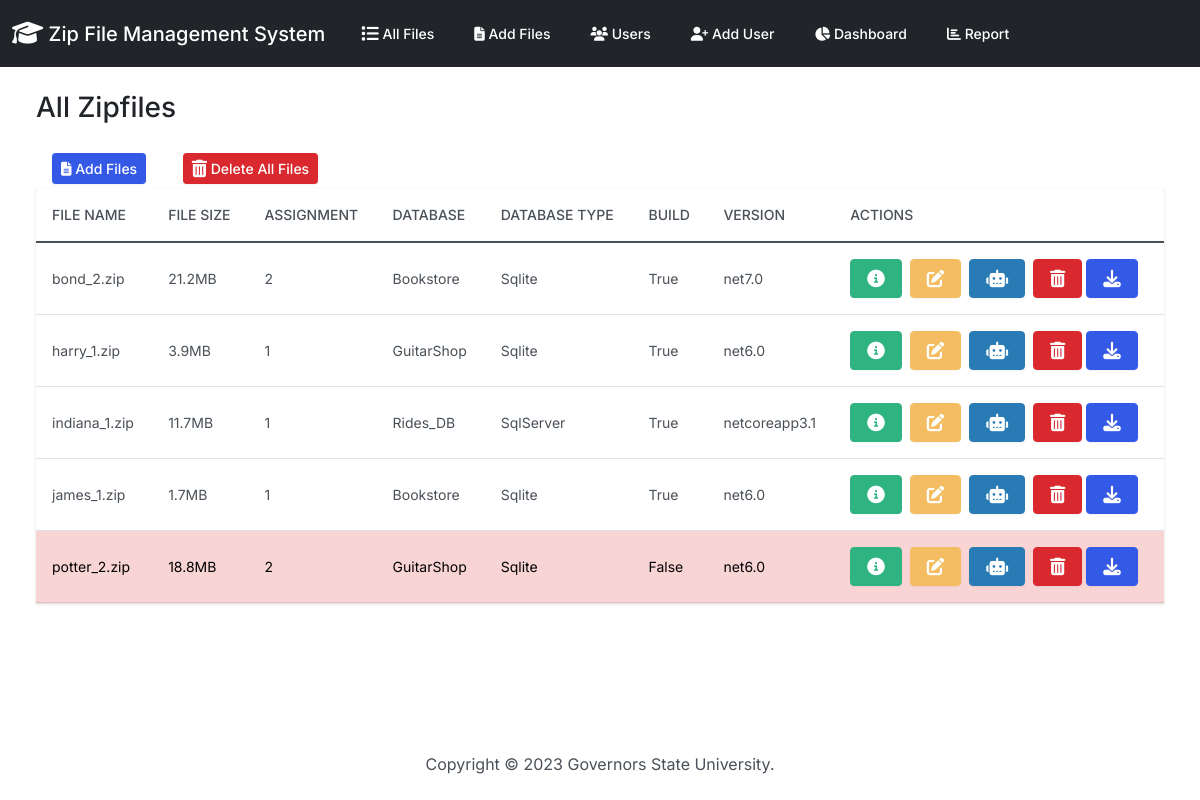
/, run on an earlier commit of the app's database.
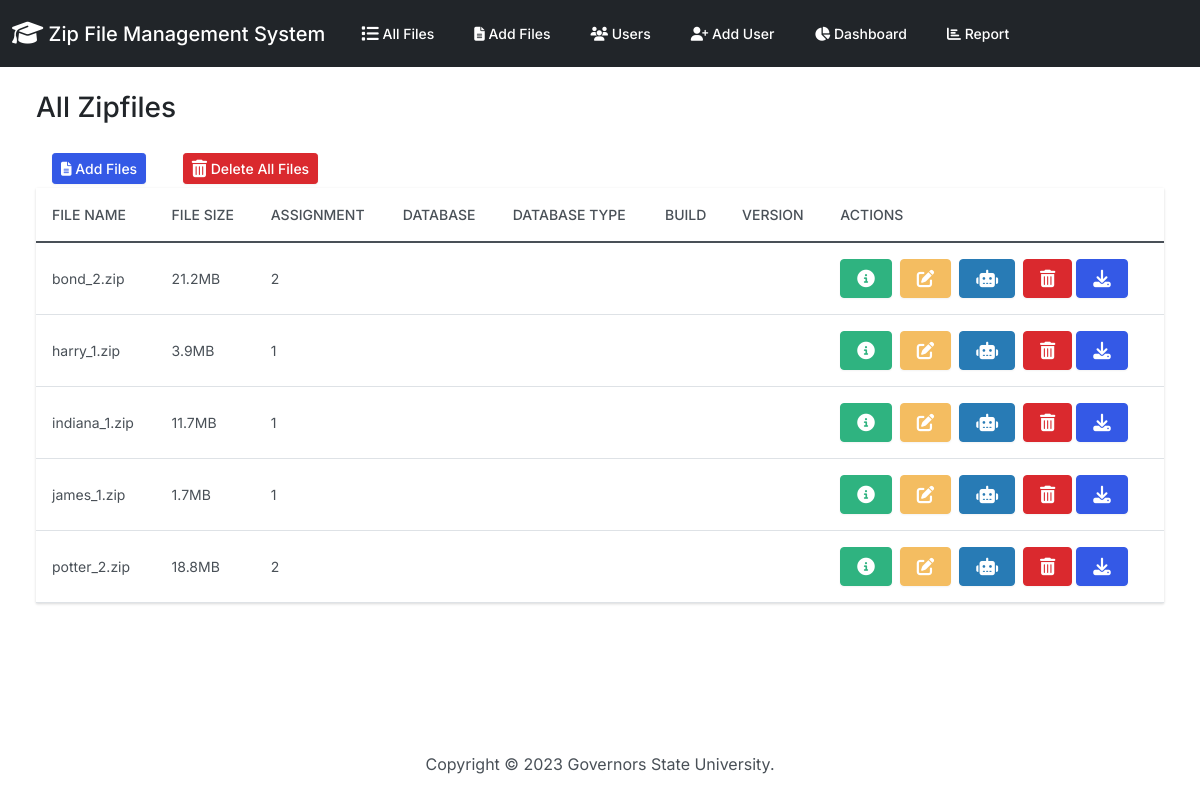
And on a later commit of the database.
### zipfiles/models.py (models this page shows, shortened)
class File_Results(models.Model):
    id_number = models.PositiveIntegerField(null=True)
    f_name = models.CharField(max_length=255, null=True)
    f_size = models.CharField(max_length=50, null=True)
    myfiles = models.FileField(upload_to="")
    user_name = models.ForeignKey(
        'UserNamesList',
        on_delete=models.CASCADE,
        db_column='user_name',
        default=None
    )
    db_name = models.CharField(max_length=50, null=True)
    db_type = models.CharField(max_length=50, null=True)
    is_build_succeeded = models.CharField(max_length=50, null=True)
    dotnet_version = models.CharField(max_length=20, null=True)
    error_details = models.TextField(null=True)
    assignment_number = models.IntegerField(null=True)
    folder_name = models.CharField(max_length=50, null=True)
    instruction_passed = models.CharField(max_length=50, null=True)

### zipfiles/views.py (the view)
# urls.py: path('', views.index, name='index'),
def index(request):
  failed_files = request.session.pop('failed_files', [])
  file_results = File_Results.objects.all()
  return render(request, 'zipfiles/index.html', {
    'zipfiles': file_results,
    'failed_files': failed_files
  })

### zipfiles/templates/zipfiles/index.html (shortened to what this page needs)
{% extends "zipfiles/base.html" %}
{% block body %}
<h3 class="m-4">All Zipfiles</h3>
<div class="row">
  <div class="col-12">
    {% if zipfiles %}
    <div class="ms-4 me-4 mb-4">
      <a class="btn btn-primary btn-sm mx-3 my-1" href="{% url 'add' %}">
        <i class="fas fa-file-alt"></i> Add Files
      </a>
      <a class="btn btn-danger btn-sm mx-3 my-1" href="{% url 'delete_all' %}" title="Delete All Files" id="delete-all-button">
         Delete All Files
      </a>
      <div>
        <table class="table table-hover">
          <thead class="thead-dark">
            <tr>
              <th scope="col">File name</th>
              <th scope="col">File Size</th>
              <th scope="col">Assignment</th>
              <th scope="col">Database</th>
              <th scope="col">Database Type</th>
              <th scope="col">Build</th>
              <th scope="col">Version</th>
              <th scope="col">Actions</th>
            </tr>
          </thead>
          <tbody>
            {% for zipfile in zipfiles %}
              <tr {% if zipfile.is_build_succeeded == 'False' %}class="table-danger"{% endif %}>
                <td class="align-middle">{{ zipfile.f_name|default:"" }}</td>
                <td class="align-middle">{{ zipfile.f_size|default:"" }}</td>
                <td class="align-middle">{{ zipfile.assignment_number|default:"" }}</td>
                <td class="align-middle">{{ zipfile.db_name|default:"" }}</td>
                <td class="align-middle">{{ zipfile.db_type|default:"" }}</td>
                <td class="align-middle">{{ zipfile.is_build_succeeded|default:"" }}</td>
                <td class="align-middle">{{ zipfile.dotnet_version|default:"" }}</td>
                <td>
                  <a class="btn btn-success me-1" href="{% url 'view_info' zipfile.id %}" data-bs-toggle="modal" data-bs-target="#myModal{{zipfile.id}}" title="Info">
                  </a>
                  <a class="btn btn-warning me-1" href="{% url 'edit' zipfile.id %}" title="Edit">
                  </a>
                  <a class="btn btn-info me-1" href="{% url 'automate' zipfile.id %}" title="Run Automation Script">
                  </a>
                  <button type="button" class="btn btn-danger" data-bs-toggle="modal" data-bs-target="#delete{{zipfile.id}}" title="Delete">
                  </button>
                  <a class="btn btn-primary me-1 download-link" href="{% url 'download_file' zipfile.id %}" title="Download File">
                  </a>
                </td>
              </tr>
            {% endfor %}
          </tbody>
        </table>
      </div>
    </div>
    {% else %}
      <h5 class="alert alert-primary ms-4 me-4">No File_Results Records</h5>
    {% endif %}
  </div>
</div>
{% endblock %}

### zipfiles/templates/zipfiles/base.html (shortened to what this page needs)
{% load static %}
<!DOCTYPE html>
<html lang="en">
  <head>
    <link rel="stylesheet" href="https://cdnjs.cloudflare.com/ajax/libs/font-awesome/6.1.1/css/all.min.css">
    <link href="{% static 'css/bootstrap.min.css' %}" rel="stylesheet">
  </head>
  <body class="d-flex flex-column min-vh-100">
    <div id="parentDiv">
      <nav class="navbar navbar-expand-lg navbar-dark bg-dark">
        <div class="container-fluid">
          <a class="navbar-brand" href="{% url 'index' %}">
            <i class="fa-solid fa-graduation-cap fa-lg"></i> Zip File Management System
          </a>
          <div class="collapse navbar-collapse" id="navbarColor01">
            <ul class="navbar-nav me-auto">
              <li class="nav-item">
                <a class="nav-link" href="{% url 'index' %}">
                   All Files
                </a>
              </li>
              <li class="nav-item">
                <a class="nav-link" href="{% url 'add' %}">
                  <i class="fas fa-file-alt"></i> Add Files
                </a>
              </li>
              <li class="nav-item">
                <a class="nav-link" href="{% url 'user_list' %}">
                  <i class="fas fa-users"></i> Users
                </a>
              </li>
              <li class="nav-item">
                <a class="nav-link" href="{% url 'user_create' %}">
                  <i class="fas fa-user-plus"></i> Add User
                </a>
              </li>
              <li class="nav-item">
                <a class="nav-link" href="{% url 'dashboard' %}">
                  <i class="fas fa-chart-pie"></i> Dashboard
                </a>
              </li>
              <li class="nav-item">
                <a class="nav-link" href="{% url 'report' %}">
                  <i class="fas fa-chart-bar"></i> Report
                </a>
              </li>
            </ul>
          </div>
        </div>
      </nav>
      <div class="container-fluid">
        {% block body %}
        {% endblock %}
      </div>
    </div>
    <footer class="mt-auto mb-4">
      <div class="text-center">
        <span>
          Copyright &copy; <script>document.write(new Date().getFullYear())</script> Governors State University.
        </span>
      </div>
    </footer>
  </body>
</html>

### zipfiles/templates/zipfiles/base.html (style rules this page uses)
body, table { font-size: 14px; }

What changed in the data, as far as the page shows it:
changed File_Results "bond_2.zip": db_name "Bookstore" → (not shown); db_type "Sqlite" → (not shown); is_build_succeeded "True" → (not shown); dotnet_version "net7.0" → (not shown)
changed File_Results "harry_1.zip": db_name "GuitarShop" → (not shown); db_type "Sqlite" → (not shown); is_build_succeeded "True" → (not shown); dotnet_version "net6.0" → (not shown)
changed File_Results "indiana_1.zip": db_name "Rides_DB" → (not shown); db_type "SqlServer" → (not shown); is_build_succeeded "True" → (not shown); dotnet_version "netcoreapp3.1" → (not shown)
changed File_Results "james_1.zip": db_name "Bookstore" → (not shown); db_type "Sqlite" → (not shown); is_build_succeeded "True" → (not shown); dotnet_version "net6.0" → (not shown)
changed File_Results "potter_2.zip": db_name "GuitarShop" → (not shown); db_type "Sqlite" → (not shown); is_build_succeeded "False" → (not shown); dotnet_version "net6.0" → (not shown)
